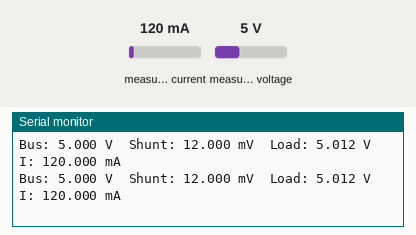
The sketch below on a simulated Arduino Uno, built with avr-gcc and run on an emulated ATmega328P. Shown: the last lines printed to the serial monitor. The inputs (shaded band) are chosen by the test bench; at power-on: measured current 120 mA, measured voltage 5 V.

Above: at 1.2 s.
1.3 s: measured current set to 500 mA
At 1.8 s:
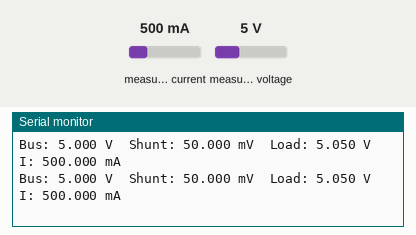
4.3 s: measured voltage set to 0.3 V
At 5.3 s:
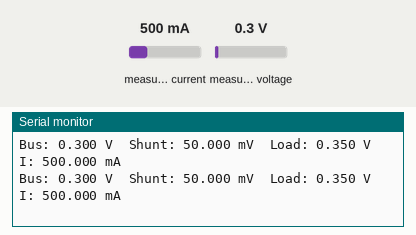
5.8 s: measured current set to 40 mA
At 6.7 s:
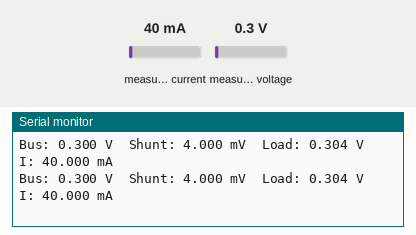
7.3 s: measured voltage set to 11.2 V
At 8.1 s:
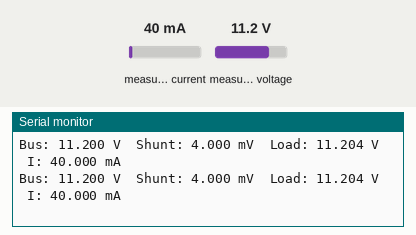
Timing chart, 0 to 10.3 s (numbered marks = the images above; inputs shaded):
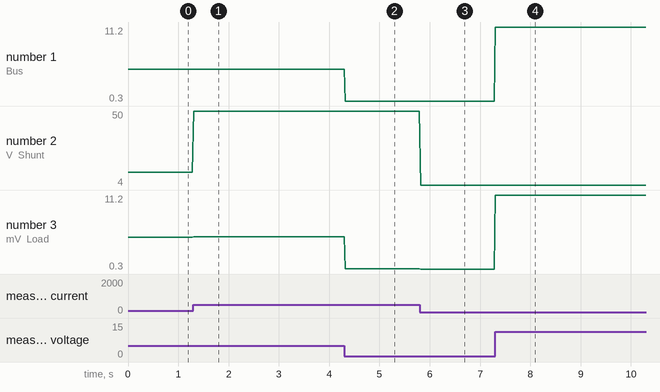

The sketch:

getcurrent.ino
```cpp
#include <Wire.h>
#include <Adafruit_INA219.h>

Adafruit_INA219 ina219;

void setup(void)
{
  Serial.begin(115200);

  while (!Serial) {
    delay(1);
  }

  if (!ina219.begin()) {
    Serial.println("Failed to find INA219 chip");
    while (1) {
      delay(10);
    }
  }

  Serial.println("Measuring battery voltage and current with INA219...");
}

void loop(void)
{
  float shunt_mV = ina219.getShuntVoltage_mV();
  float bus_V = ina219.getBusVoltage_V();
  float current_mA = ina219.getCurrent_mA();

  // Battery/load voltage includes the shunt voltage drop
  float battery_V = bus_V + (shunt_mV / 1000.0);

  Serial.print("Bus: ");
  Serial.print(bus_V, 3);
  Serial.print(" V  ");

  Serial.print("Shunt: ");
  Serial.print(shunt_mV, 3);
  Serial.print(" mV  ");

  Serial.print("Load: ");
  Serial.print(battery_V, 3);
  Serial.print(" V  ");

  Serial.print("I: ");
  Serial.print(current_mA, 3);
  Serial.println(" mA");

  delay(20);
}
```

Measured:
- after the input at 1.3 s, the serial monitor: prints a new line at once (image 1)
- after the input at 4.3 s, the serial monitor: prints a new line at once (image 2)
- after the input at 5.8 s, the serial monitor: prints a new line at once (image 3)
- after the input at 7.3 s, the serial monitor: prints a new line at once (image 4)
- plotted number 1: 5 → 0.3 after the input at 4.3 s, 0.3 → 11.2 after the input at 7.3 s
- plotted number 2: 12 → 50 after the input at 1.3 s, 50 → 4 after the input at 5.8 s
- plotted number 3: 5.01 → 5.05 after the input at 1.3 s, 5.05 → 0.35 after the input at 4.3 s, 0.35 → 0.3 after the input at 5.8 s, 0.3 → 11.2 after the input at 7.3 s
